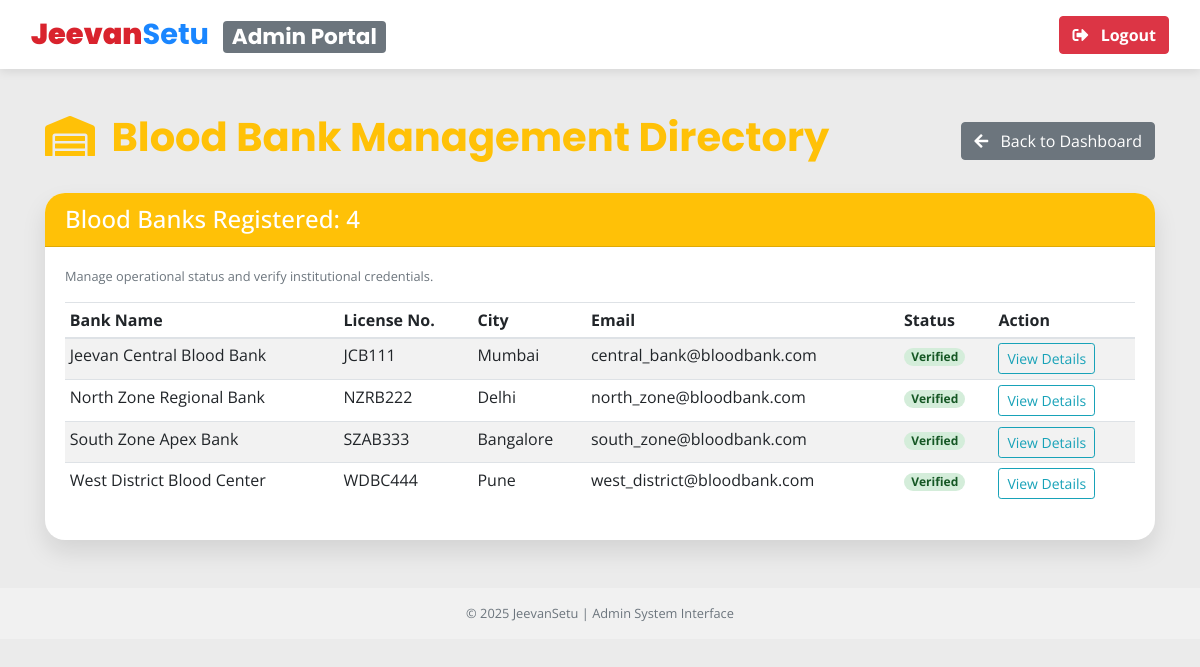
The app's page /views/user_dashboards/admin_bank_list.php (signed in) with its own data.
### tables this page shows
CREATE TABLE `blood_banks` (
  `bank_id` int(11) NOT NULL,
  `bank_name` varchar(150) NOT NULL,
  `license_number` varchar(50) DEFAULT NULL,
  `contact_person` varchar(100) NOT NULL,
  `phone_number` varchar(15) DEFAULT NULL,
  `address_line_1` varchar(255) DEFAULT NULL,
  `city` varchar(50) NOT NULL,
  `pincode` varchar(10) NOT NULL
);

CREATE TABLE `users` (
  `user_id` int(11) NOT NULL,
  `email` varchar(100) NOT NULL,
  `password_hash` varchar(50) NOT NULL,
  `user_type` enum('donor','hospital','blood_bank','admin') NOT NULL,
  `status` enum('active','inactive','suspended') DEFAULT 'active',
  `created_at` timestamp NOT NULL DEFAULT current_timestamp()
);

### views/user_dashboards/admin_bank_list.php (the view, shortened to what this page needs)
<?php
include '../templates/dashboard_header.php';
$sql = "SELECT
    b.bank_id, b.bank_name, b.license_number, b.city,
    u.email, u.status as user_status
FROM blood_banks b
JOIN users u ON b.bank_id = u.user_id
ORDER BY b.bank_name ASC";
$bankList = $conn->query($sql)->fetch_all(MYSQLI_ASSOC);
?>
<div class="container py-5">
    <div class="d-flex justify-content-between align-items-center mb-4">
        <h1 class="font-weight-bold" style="color: var(--accent-gold);"><i class="fas fa-warehouse mr-2"></i> Blood Bank Management Directory</h1>
        <a href="admin_dashboard.php" class="btn btn-secondary">
             <i class="fas fa-arrow-left mr-2"></i> Back to Dashboard
        </a>
    </div>
    <div class="card themed-card p-0">
        <div class="card-header table-header-admin">
            <h4 class="mb-0 text-white">Blood Banks Registered: <?php echo count($bankList); ?></h4>
        </div>
        <div class="card-body">
            <p class="text-muted small">Manage operational status and verify institutional credentials.</p>
            <?php if (!empty($bankList)): ?>
            <div class="table-responsive">
                <table class="table table-striped table-hover table-sm">
                    <thead>
                        <tr>
                            <th>Bank Name</th>
                            <th>License No.</th>
                            <th>City</th>
                            <th>Email</th>
                            <th>Status</th>
                            <th>Action</th>
                        </tr>
                    </thead>
                    <tbody>
                        <?php foreach ($bankList as $bank): ?>
                        <?php
                            $verification_status = 'Verified';
                            $status_class = 'status-verified';
                        ?>
                        <tr>
                            <td><?php echo htmlspecialchars($bank['bank_name']); ?></td>
                            <td><?php echo htmlspecialchars($bank['license_number']); ?></td>
                            <td><?php echo htmlspecialchars($bank['city']); ?></td>
                            <td><?php echo htmlspecialchars($bank['email']); ?></td>
                            <td><span class="badge badge-pill <?php echo $status_class; ?>"><?php echo $verification_status; ?></span></td>
                            <td>
                                <a href="admin_bank_profile.php?bank_id=<?php echo $bank['bank_id']; ?>" class="btn btn-sm btn-outline-info">
                                    View Details
                                </a>
                            </td>
                        </tr>
                        <?php endforeach; ?>
                    </tbody>
                </table>
            </div>
            <?php else: ?>
                <div class="alert alert-warning text-center mb-0">
                    No blood bank records found in the database.
                </div>
            <?php endif; ?>
        </div>
    </div>
</div>
<?php
include '../templates/dashboard_footer.php';
?>

### assets/css/main.css (style rules this page uses)
:root { --primary-red: #D9232D; --primary-blue: #1A86FF; --accent-gold: #FFC107; --light-bg: #EBEBEB; --dark-text: #212529; --card-shadow: 0 12px 25px rgba(0, 0, 0, 0.1); }
body { font-family: 'Open Sans', sans-serif; padding-top: 70px; background-color: var(--light-bg); }
h1, h2, h3, .navbar-brand { font-family: 'Poppins', sans-serif; font-weight: 700; }
.themed-card { border: none; border-radius: 20px; box-shadow: var(--card-shadow); transition: transform 0.4s cubic-bezier(0.25, 0.8, 0.25, 1), box-shadow 0.4s cubic-bezier(0.25, 0.8, 0.25, 1); perspective: 1000px; background-color: white; overflow: hidden; }

### views/templates/dashboard_header.php (style rules this page uses)
body { padding-top: 65px; background-color: var(--light-bg); }

### views/user_dashboards/admin_bank_list.php (style rules this page uses)
.table-header-admin { background-color: var(--accent-gold); color: var(--dark-text); }
.status-verified { background-color: #d4edda; color: #155724; }

### records on screen
blood_banks: bank_name "Jeevan Central Blood Bank", license_number "JCB111", city "Mumbai", bank_id.email "central_bank@bloodbank.com", verification_status "Verified"
blood_banks: bank_name "North Zone Regional Bank", license_number "NZRB222", city "Delhi", bank_id.email "north_zone@bloodbank.com", verification_status "Verified"
blood_banks: bank_name "South Zone Apex Bank", license_number "SZAB333", city "Bangalore", bank_id.email "south_zone@bloodbank.com", verification_status "Verified"
blood_banks: bank_name "West District Blood Center", license_number "WDBC444", city "Pune", bank_id.email "west_district@bloodbank.com", verification_status "Verified"

### other values on screen
$user_type_display "Admin"
count($bankList) "4"
